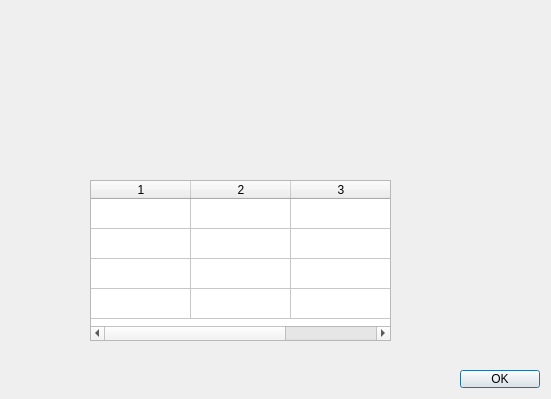
<?xml version="1.0" encoding="UTF-8"?>
<ui version="4.0">
 <class>TrainingDialog</class>
 <widget class="QDialog" name="TrainingDialog">
  <property name="geometry">
   <rect>
    <x>0</x>
    <y>0</y>
    <width>551</width>
    <height>399</height>
   </rect>
  </property>
  <property name="sizePolicy">
   <sizepolicy hsizetype="Fixed" vsizetype="Fixed">
    <horstretch>0</horstretch>
    <verstretch>0</verstretch>
   </sizepolicy>
  </property>
  <property name="windowTitle">
   <string>Dialog</string>
  </property>
  <widget class="QPushButton" name="okButton">
   <property name="geometry">
    <rect>
     <x>460</x>
     <y>370</y>
     <width>80</width>
     <height>18</height>
    </rect>
   </property>
   <property name="text">
    <string>OK</string>
   </property>
  </widget>
  <widget class="QLabel" name="gate">
   <property name="geometry">
    <rect>
     <x>200</x>
     <y>10</y>
     <width>81</width>
     <height>71</height>
    </rect>
   </property>
   <property name="text">
    <string/>
   </property>
   <property name="pixmap">
    <pixmap resource="resources.qrc">:/icons/andGate.png</pixmap>
   </property>
   <property name="scaledContents">
    <bool>true</bool>
   </property>
  </widget>
  <widget class="QLabel" name="gateDescription">
   <property name="geometry">
    <rect>
     <x>20</x>
     <y>80</y>
     <width>501</width>
     <height>91</height>
    </rect>
   </property>
   <property name="text">
    <string/>
   </property>
   <property name="wordWrap">
    <bool>true</bool>
   </property>
  </widget>
  <widget class="QTableWidget" name="truthTable">
   <property name="geometry">
    <rect>
     <x>90</x>
     <y>180</y>
     <width>301</width>
     <height>161</height>
    </rect>
   </property>
   <property name="rowCount">
    <number>4</number>
   </property>
   <property name="columnCount">
    <number>3</number>
   </property>
   <attribute name="horizontalHeaderVisible">
    <bool>true</bool>
   </attribute>
   <attribute name="horizontalHeaderHighlightSections">
    <bool>true</bool>
   </attribute>
   <attribute name="verticalHeaderVisible">
    <bool>false</bool>
   </attribute>
   <row/>
   <row/>
   <row/>
   <row/>
   <column/>
   <column/>
   <column/>
  </widget>
 </widget>
 <resources>
  <include location="resources.qrc"/>
 </resources>
 <connections/>
</ui>
